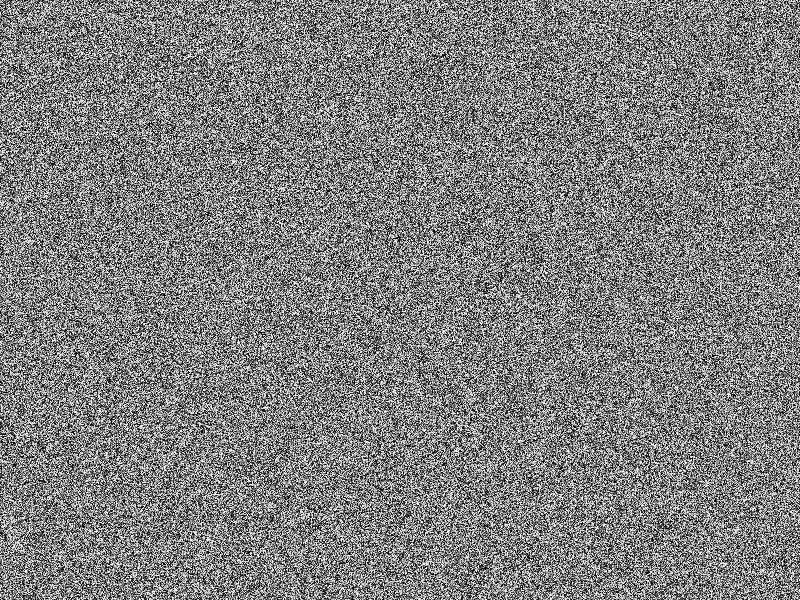
Frame 1 (no input)
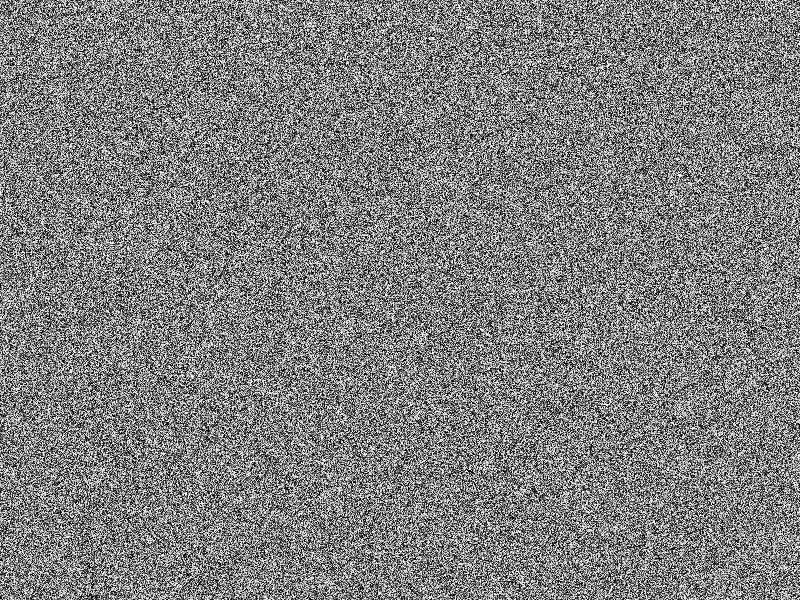
Frame 60 (the mouse pressed at the canvas centre just before this capture)
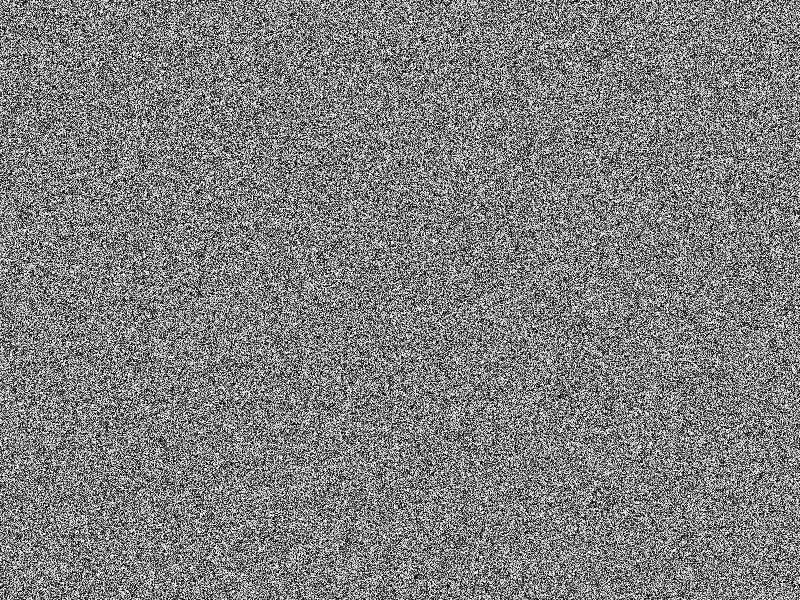
Frame 120 (the mouse held since frame 60 and released just before this capture)

The Processing sketch that drew these frames (run headless with seeded random() and noise(); from frame 60 on, the mouse is pressed at the canvas centre):

// Processing sketch: PixelArray
// ── PixelArray.pde

void setup() {
  size(800, 600);
}

void draw() {
  background(0);

  loadPixels();
  for (int i = 0; i < pixels.length; i++) {
    pixels[i] = color(random(255));
  }
  updatePixels();

  /*for (int x = 0; x < width; x++) {
   for (int y = 0; y < height; y++) {
   set(x,y,color(random(255)));
   }
   }*/
  println(frameRate);
}
